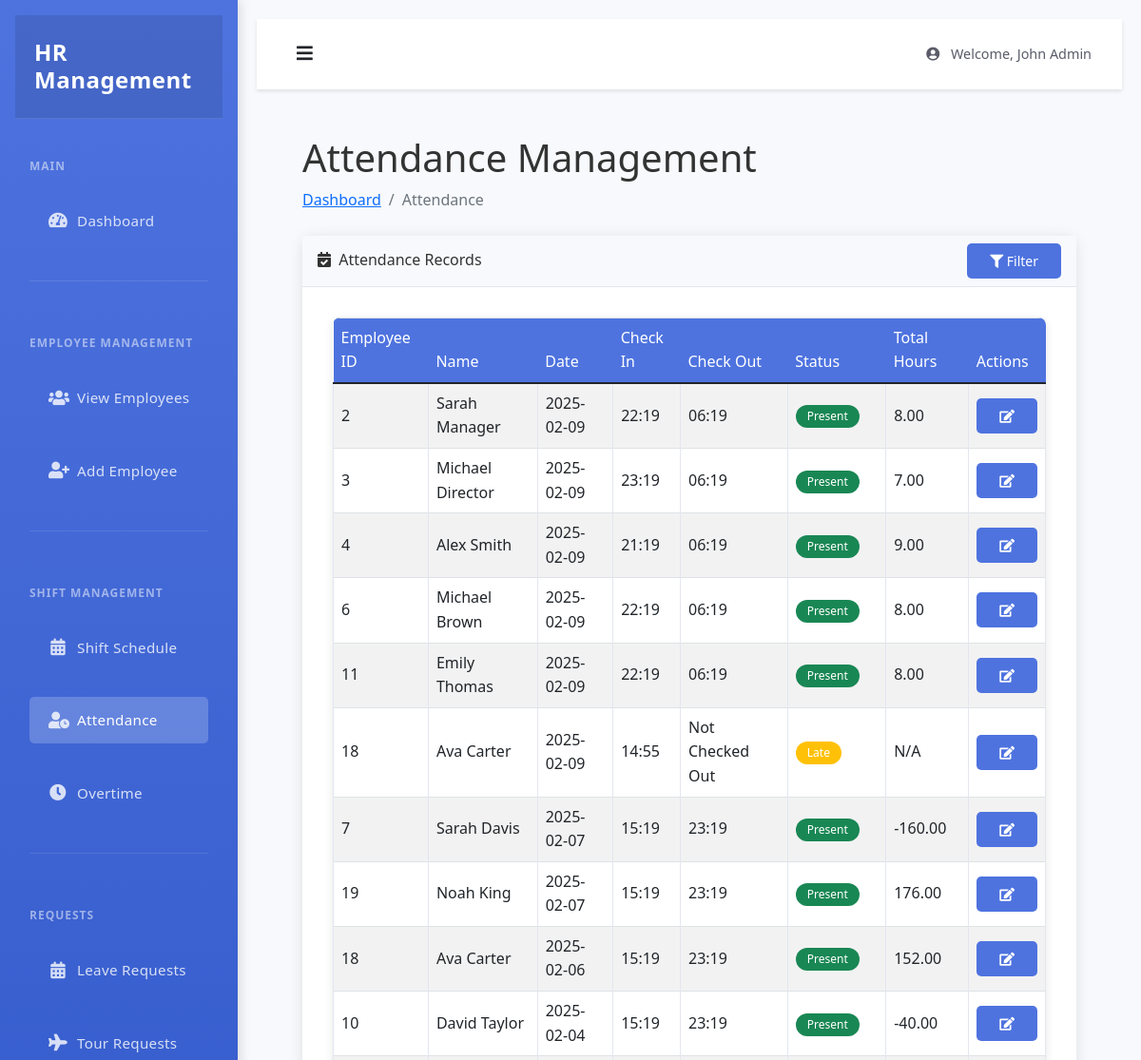
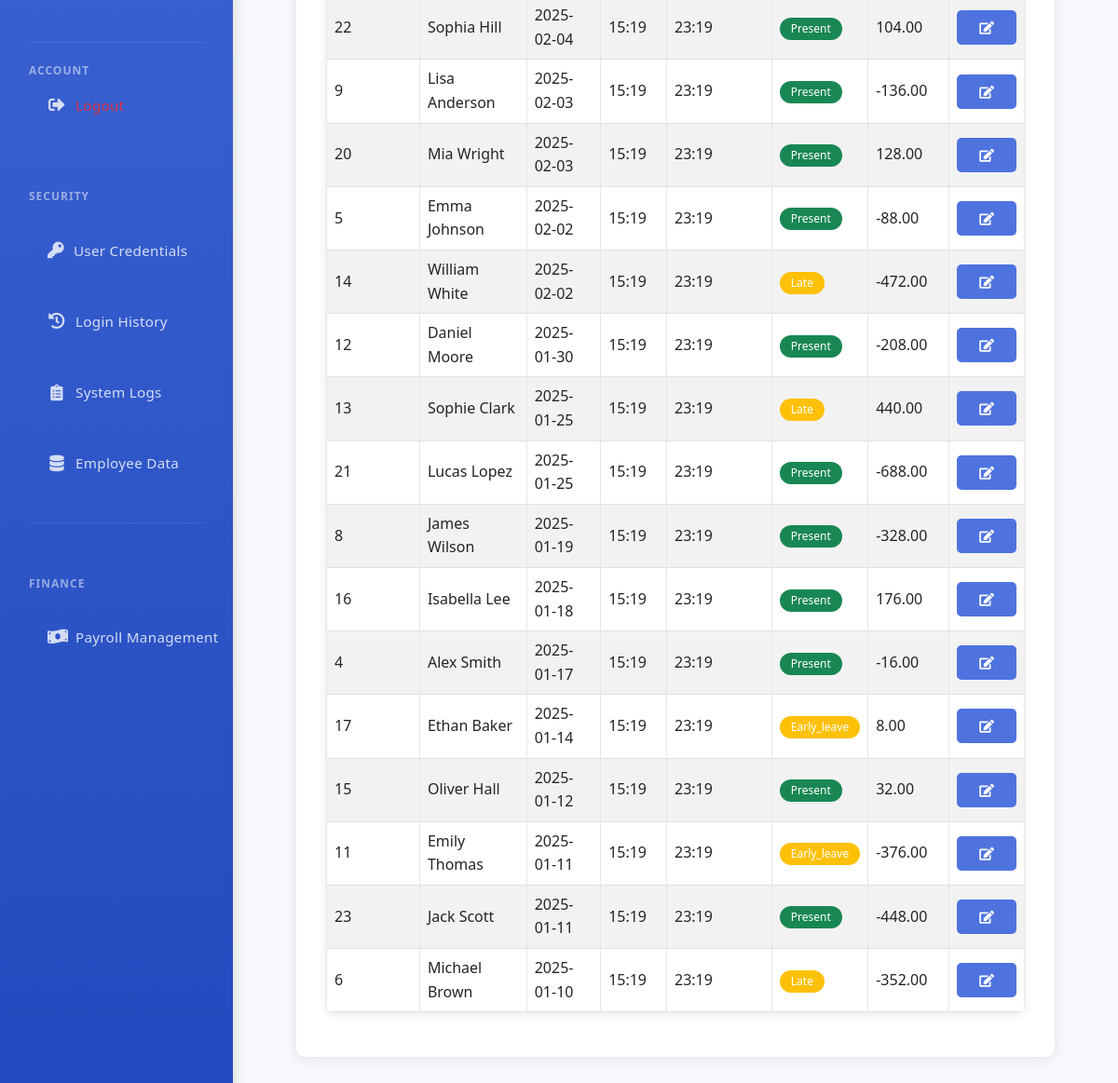
Page /admin/attendance (signed in) on the committed database (2 pictures, top to bottom).
### tables this page shows
CREATE TABLE attendance (
    id INTEGER PRIMARY KEY AUTOINCREMENT,
    user_id INTEGER NOT NULL,
    date TEXT NOT NULL,
    check_in TIMESTAMP,
    check_out TIMESTAMP,
    status TEXT NOT NULL,
    FOREIGN KEY (user_id) REFERENCES users (id)
);

CREATE TABLE users (
    id INTEGER PRIMARY KEY AUTOINCREMENT,
    first_name TEXT NOT NULL,
    last_name TEXT NOT NULL,
    email TEXT UNIQUE NOT NULL,
    phone TEXT,
    username TEXT UNIQUE,
    password_hash TEXT NOT NULL,
    role TEXT NOT NULL,
    position TEXT,
    department TEXT,
    salary REAL,
    duration INTEGER,
    join_date TEXT,
    profile_pic TEXT,
    created_at TIMESTAMP DEFAULT CURRENT_TIMESTAMP
);

### app.py (the view)
@app.route('/admin/attendance')
@login_required
@admin_required
def manage_attendance():
    db = get_db()
    cursor = db.cursor()
    cursor.execute("""
        SELECT a.*,
               u.first_name,
               u.last_name,
               u.id as employee_id,
               strftime('%H:%M', a.check_in) as clock_in_time,
               strftime('%H:%M', a.check_out) as clock_out_time,
               date(a.date) as attendance_date
        FROM attendance a
        JOIN users u ON a.user_id = u.id
        ORDER BY a.date DESC
    """)
    attendance_records = cursor.fetchall()
    cursor.execute("""
        SELECT id, first_name, last_name
        FROM users
        WHERE role = 'employee'
        ORDER BY first_name
    """)
    employees = cursor.fetchall()
    processed_records = []
    for record in attendance_records:
        record_dict = dict(record)
        if record['check_in'] and record['check_out']:
            try:
                check_in = datetime.strptime(record['check_in'], '%Y-%m-%d %H:%M:%S')
                check_out = datetime.strptime(record['check_out'], '%Y-%m-%d %H:%M:%S')
                total_hours = (check_out - check_in).total_seconds() / 3600
                record_dict['total_hours'] = f"{total_hours:.2f}"
            except Exception as e:
                record_dict['total_hours'] = "N/A"
                print(f"Error calculating hours: {e}")
        else:
            record_dict['total_hours'] = "N/A"
        record_dict['employee_name'] = f"{record['first_name']} {record['last_name']}"
        processed_records.append(record_dict)
    return render_template(
        'admin/attendance.html',
        attendance_records=processed_records,
        employees=employees
    )

### app.py (called while the page is built)
def get_db():
    if not hasattr(g, 'sqlite_db'):
        g.sqlite_db = sqlite3.connect(app.config['DATABASE'])
        g.sqlite_db.row_factory = sqlite3.Row
    return g.sqlite_db

def login_required(f):
    @wraps(f)
    def decorated_function(*args, **kwargs):
        if 'user_id' not in session:
            flash('Please login first')
            return redirect(url_for('login'))
        return f(*args, **kwargs)
    return decorated_function

def admin_required(f):
    @wraps(f)
    def decorated_function(*args, **kwargs):
        if 'is_admin' not in session or not session['is_admin']:
            flash('Admin access required')
            return redirect(url_for('login'))
        return f(*args, **kwargs)
    return decorated_function

### templates/admin/attendance.html (shortened to what this page needs)
{% extends 'admin/base.html' %}
{% block content %}
<div class="container-fluid px-4">
    <h1 class="mt-4">Attendance Management</h1>
    <ol class="breadcrumb mb-4">
        <li class="breadcrumb-item"><a href="{{ url_for('admin_dashboard') }}">Dashboard</a></li>
        <li class="breadcrumb-item active">Attendance</li>
    </ol>
    <div class="card mb-4">
        <div class="card-header d-flex justify-content-between align-items-center">
            <div>
                <i class="fas fa-calendar-check me-1"></i>
                Attendance Records
            </div>
            <div>
                <button class="btn btn-primary btn-sm" data-bs-toggle="modal" data-bs-target="#filterModal">
                    <i class="fas fa-filter"></i> Filter
                </button>
            </div>
        </div>
        <div class="card-body">
            <table id="attendanceTable" class="table table-bordered table-striped">
                <thead>
                    <tr>
                        <th>Employee ID</th>
                        <th>Name</th>
                        <th>Date</th>
                        <th>Check In</th>
                        <th>Check Out</th>
                        <th>Status</th>
                        <th>Total Hours</th>
                        <th>Actions</th>
                    </tr>
                </thead>
                <tbody>
                    {% for record in attendance_records %}
                    <tr>
                        <td>{{ record.employee_id }}</td>
                        <td>{{ record.employee_name }}</td>
                        <td>{{ record.attendance_date }}</td>
                        <td>{{ record.clock_in_time or 'Not Checked In' }}</td>
                        <td>{{ record.clock_out_time or 'Not Checked Out' }}</td>
                        <td>
                            <span class="badge {% if record.status == 'present' %}bg-success{% elif record.status == 'absent' %}bg-danger{% else %}bg-warning{% endif %}">
                                {{ record.status|title }}
                            </span>
                        </td>
                        <td>{{ record.total_hours }}</td>
                        <td>
                            <button class="btn btn-primary btn-sm" onclick="editAttendance('{{ record.id }}')">
                                <i class="fas fa-edit"></i>
                            </button>
                        </td>
                    </tr>
                    {% endfor %}
                </tbody>
            </table>
        </div>
    </div>
</div>
{% endblock %}

### static/style.css (style rules this page uses)
* { margin: 0; padding: 0; box-sizing: border-box; }
body { font-family: 'Segoe UI', Tahoma, Geneva, Verdana, sans-serif; line-height: 1.6; background-color: #f8f9fa; color: #333; min-height: 100vh; display: flex; flex-direction: column; }
.card { background: white; border-radius: 10px; box-shadow: 0 2px 15px rgba(0, 0, 0, 0.1); transition: transform 0.2s, box-shadow 0.2s; margin-bottom: 20px; border: none; }
.card-body { padding: 2rem; }
.btn { padding: 0.5rem 1.5rem; border-radius: 5px; transition: all 0.3s; font-weight: 500; }
.btn-primary { background-color: #4e73df; border: none; }
.table { background: white; border-radius: 8px; overflow: hidden; box-shadow: 0 2px 10px rgba(0, 0, 0, 0.1); }
.table th { background-color: #4e73df; color: white; font-weight: 500; border: none; }
.table td { vertical-align: middle; border-color: #e3e6f0; }
.badge { padding: 0.5em 1em; font-weight: 500; border-radius: 30px; }
.card { margin-bottom: 20px; }
.card-header { background-color: #f8f9fc; border-bottom: 1px solid #e3e6f0; }
.btn-primary { background-color: #4e73df; border-color: #4e73df; }

### rows in the picture
attendance: employee_id "2", employee_name "Sarah Manager", attendance_date "2025-02-09", clock_in_time "22:19", clock_out_time "06:19", status "Present", total_hours "8.00"
attendance: employee_id "3", employee_name "Michael Director", attendance_date "2025-02-09", clock_in_time "23:19", clock_out_time "06:19", status "Present", total_hours "7.00"
attendance: employee_id "4", employee_name "Alex Smith", attendance_date "2025-02-09", clock_in_time "21:19", clock_out_time "06:19", status "Present", total_hours "9.00"
attendance: employee_id "6", employee_name "Michael Brown", attendance_date "2025-02-09", clock_in_time "22:19", clock_out_time "06:19", status "Present", total_hours "8.00"
attendance: employee_id "11", employee_name "Emily Thomas", attendance_date "2025-02-09", clock_in_time "22:19", clock_out_time "06:19", status "Present", total_hours "8.00"
attendance: employee_id "18", employee_name "Ava Carter", attendance_date "2025-02-09", clock_in_time "14:55", clock_out_time "Not Checked Out", status "Late", total_hours "N/A"
attendance: employee_id "7", employee_name "Sarah Davis", attendance_date "2025-02-07", clock_in_time "15:19", clock_out_time "23:19", status "Present", total_hours "-160.00"
attendance: employee_id "19", employee_name "Noah King", attendance_date "2025-02-07", clock_in_time "15:19", clock_out_time "23:19", status "Present", total_hours "176.00"
attendance: employee_id "18", employee_name "Ava Carter", attendance_date "2025-02-06", clock_in_time "15:19", clock_out_time "23:19", status "Present", total_hours "152.00"
attendance: employee_id "10", employee_name "David Taylor", attendance_date "2025-02-04", clock_in_time "15:19", clock_out_time "23:19", status "Present", total_hours "-40.00"
attendance: employee_id "22", employee_name "Sophia Hill", attendance_date "2025-02-04", clock_in_time "15:19", clock_out_time "23:19", status "Present", total_hours "104.00"
attendance: employee_id "9", employee_name "Lisa Anderson", attendance_date "2025-02-03", clock_in_time "15:19", clock_out_time "23:19", status "Present", total_hours "-136.00"
attendance: employee_id "20", employee_name "Mia Wright", attendance_date "2025-02-03", clock_in_time "15:19", clock_out_time "23:19", status "Present", total_hours "128.00"
attendance: employee_id "5", employee_name "Emma Johnson", attendance_date "2025-02-02", clock_in_time "15:19", clock_out_time "23:19", status "Present", total_hours "-88.00"
attendance: employee_id "14", employee_name "William White", attendance_date "2025-02-02", clock_in_time "15:19", clock_out_time "23:19", status "Late", total_hours "-472.00"
attendance: employee_id "12", employee_name "Daniel Moore", attendance_date "2025-01-30", clock_in_time "15:19", clock_out_time "23:19", status "Present", total_hours "-208.00"
attendance: employee_id "13", employee_name "Sophie Clark", attendance_date "2025-01-25", clock_in_time "15:19", clock_out_time "23:19", status "Late", total_hours "440.00"
attendance: employee_id "21", employee_name "Lucas Lopez", attendance_date "2025-01-25", clock_in_time "15:19", clock_out_time "23:19", status "Present", total_hours "-688.00"
attendance: employee_id "8", employee_name "James Wilson", attendance_date "2025-01-19", clock_in_time "15:19", clock_out_time "23:19", status "Present", total_hours "-328.00"
attendance: employee_id "16", employee_name "Isabella Lee", attendance_date "2025-01-18", clock_in_time "15:19", clock_out_time "23:19", status "Present", total_hours "176.00"
attendance: employee_id "4", employee_name "Alex Smith", attendance_date "2025-01-17", clock_in_time "15:19", clock_out_time "23:19", status "Present", total_hours "-16.00"
attendance: employee_id "17", employee_name "Ethan Baker", attendance_date "2025-01-14", clock_in_time "15:19", clock_out_time "23:19", status "Early_leave", total_hours "8.00"
attendance: employee_id "15", employee_name "Oliver Hall", attendance_date "2025-01-12", clock_in_time "15:19", clock_out_time "23:19", status "Present", total_hours "32.00"
attendance: employee_id "11", employee_name "Emily Thomas", attendance_date "2025-01-11", clock_in_time "15:19", clock_out_time "23:19", status "Early_leave", total_hours "-376.00"
attendance: employee_id "23", employee_name "Jack Scott", attendance_date "2025-01-11", clock_in_time "15:19", clock_out_time "23:19", status "Present", total_hours "-448.00"
attendance: employee_id "6", employee_name "Michael Brown", attendance_date "2025-01-10", clock_in_time "15:19", clock_out_time "23:19", status "Late", total_hours "-352.00"

### other values in the picture
{{ session.get('username') }} "John Admin"
